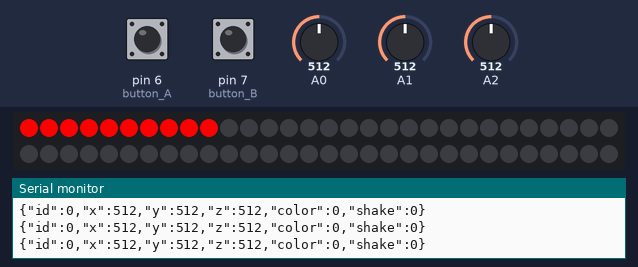
Simulated run of this sketch. Board: Arduino Uno, built for the host (arithmetic inside an expression is 32-bit, double 64-bit). Parts: 60 RGB LEDs in strip order, left to right, continuing on the next row, the last lines printed to the serial monitor. Inputs (shaded band) come from the test bench; at power-on: pin 6 (button_A) HIGH, pin 7 (button_B) HIGH, A0 = 512, A1 = 512, A2 = 512.

Above: at 1.2 s.
1.3 s: pin 6 (button_A) pulled LOW for 1 s
At 3.3 s:
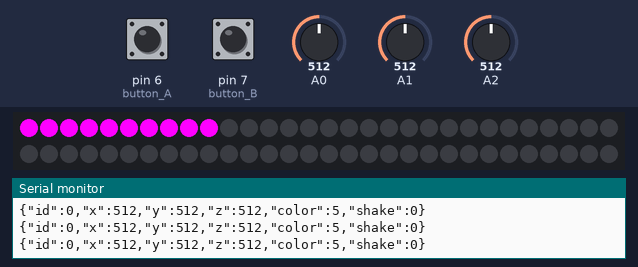
3.8 s: pin 7 (button_B) pulled LOW for 3.2 s
At 7.9 s:
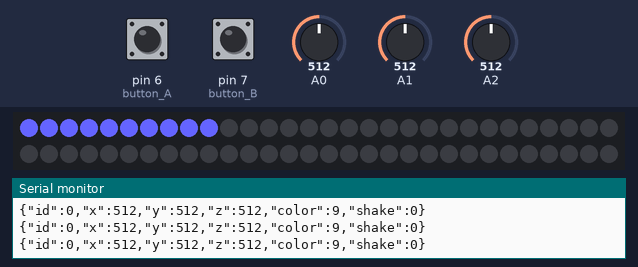
8.5 s: pin 7 (button_B) pulled LOW for 0.25 s
At 9.9 s:
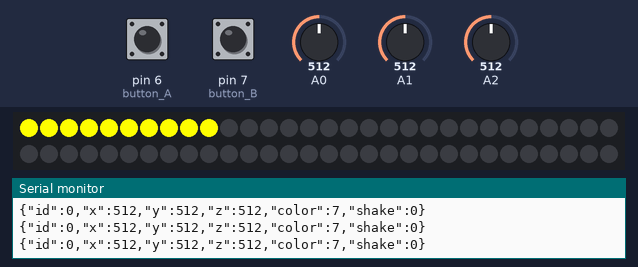
10.2 s: pin 7 (button_B) pulled LOW for 1 s
At 11.8 s:
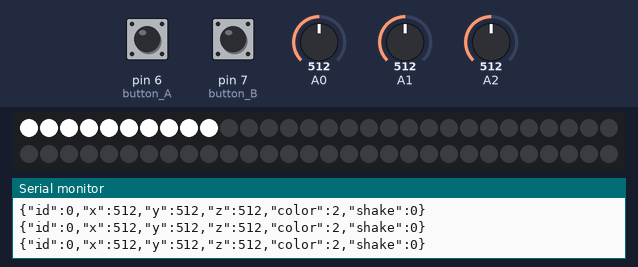
Timing chart, 0 to 13.3 s (numbered marks = the images above; inputs shaded):
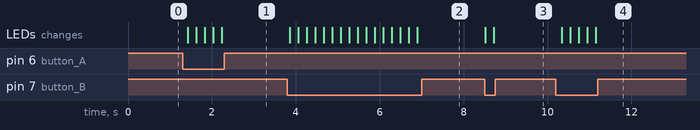

Measured:
- after the input at 1.3 s, the LEDs: first change after 0.12 s (image 1 shows a later state)
- after the input at 3.8 s, the LEDs: first change after 0.05 s (image 2 shows a later state)
- after the input at 8.5 s, the LEDs: first change at once (image 3 shows a later state)
- after the input at 10.2 s, the LEDs: first change after 0.14 s (image 4 shows a later state)

The sketch:

penlight_sender.ino
```cpp
#include <Adafruit_NeoPixel.h>
#define ID 0
#define NEOPIXEL 5
#define button_A 6
#define button_B 7

#define LED 10

//加速度
int accel_x = 0;
int accel_y = 0;
int accel_z = 0;

//振り判定
int shaked = 0;

//一時保存
int spped_log = 0;

//ボタンの状態
unsigned char buttonStateA = 0;
unsigned char buttonStateB = 0;
unsigned char backState = 0;

//スイッチのカウント数
unsigned char switchCount = 1;

Adafruit_NeoPixel strip = Adafruit_NeoPixel(60, NEOPIXEL, NEO_GRB + NEO_KHZ800);

char trans[50]; // 数字（文字列）の送信用配列

void setup() {
  Serial.begin(115200);
  pinMode(NEOPIXEL, OUTPUT);
  pinMode(button_A, INPUT_PULLUP);
  pinMode(button_B, INPUT_PULLUP);
  neopixelColorBegin(LED);
  switchCount = 0;
}

void loop() {
  accel_x = analogRead(A0);
  accel_y = analogRead(A1);
  accel_z = analogRead(A2);

  //振り判定------------------------------------------
  int s = shake(accel_x,accel_y,accel_z);
  if(s > 900 || s < 800){
    shaked = 1;
  }
  else {
    shaked = 0;
  }

  //ボタン処理------------------------------------------
  buttonStateA = digitalRead(button_A);
  buttonStateB = digitalRead(button_B);

  if (buttonStateA == 0)
  {
    switchCount += 1;
    if (switchCount > 9) {
            switchCount = 0;
    }
  }
  if (buttonStateB == 0)
  {
    if (switchCount == 0 ) {
            switchCount = 10;
    }
    switchCount -= 1;
  }
  //--------------------------------------------------
  neopixelColorChange(switchCount,LED);

  //加速度センサーの処理-----------------------------------------
  char *json = &trans[0];
  sprintf(json, "{\"id\":%d,\"x\":%d,\"y\":%d,\"z\":%d,\"color\":%d,\"shake\":%d}", ID, accel_x, accel_y, accel_z, switchCount,shaked);
  int spped = (accel_x + accel_y + accel_z)/3;
    Serial.println(json);
    spped_log = spped;
  delay(200);
}

void neopixelColorBegin(int led){
  strip.begin();
  for (int i = 0; i > led; i--) {
    strip.setPixelColor(i, strip.Color(0, 0, 0));
  }
  strip.show();
}

void neopixelColorChange(int count,int led){
  char color ="default";
  for (int i = 0; i < led; i++) {
    switch (count) {
      case 0:
        strip.setPixelColor(i, strip.Color(255, 0, 0));
        color = "red";
        break;
      case 1:
        strip.setPixelColor(i, strip.Color(0, 0, 255));
        color = "blue";
        break;
      case 2:
        strip.setPixelColor(i, strip.Color(255, 255, 255));
        color = "white";
        break;
      case 3:
        strip.setPixelColor(i, strip.Color(255, 165, 0));
        color = "orange";
        break;
      case 4:
        strip.setPixelColor(i, strip.Color(0, 255, 0));
        color = "green";
        break;
      case 5:
        strip.setPixelColor(i, strip.Color(255, 0, 255));
        color = "purple";
        break;
      case 6:
        strip.setPixelColor(i, strip.Color(255, 100, 100));
        color = "light_pink";
        break;
      case 7:
        strip.setPixelColor(i, strip.Color(255, 255, 0));
        color  = "yellow";
        break;
      case 8:
        strip.setPixelColor(i, strip.Color(100, 255, 100));
        color = "light_green";
        break;
      case 9:
        strip.setPixelColor(i, strip.Color(100, 100, 255));
        color = "light_blue";
        break;
      case 10:
        strip.setPixelColor(i, strip.Color(255, 50, 50));
        color =  "pink";
        break;
      case 11:
        strip.setPixelColor(i, strip.Color(255, 100, 255));
        color = "light_purple";
        break;
      default:
        break;
    }
  }
strip.show();
}

float shake(int x,int y,int z){
  return sqrt(pow(x,2)+pow(y,2)+pow(z,2));
}
```
